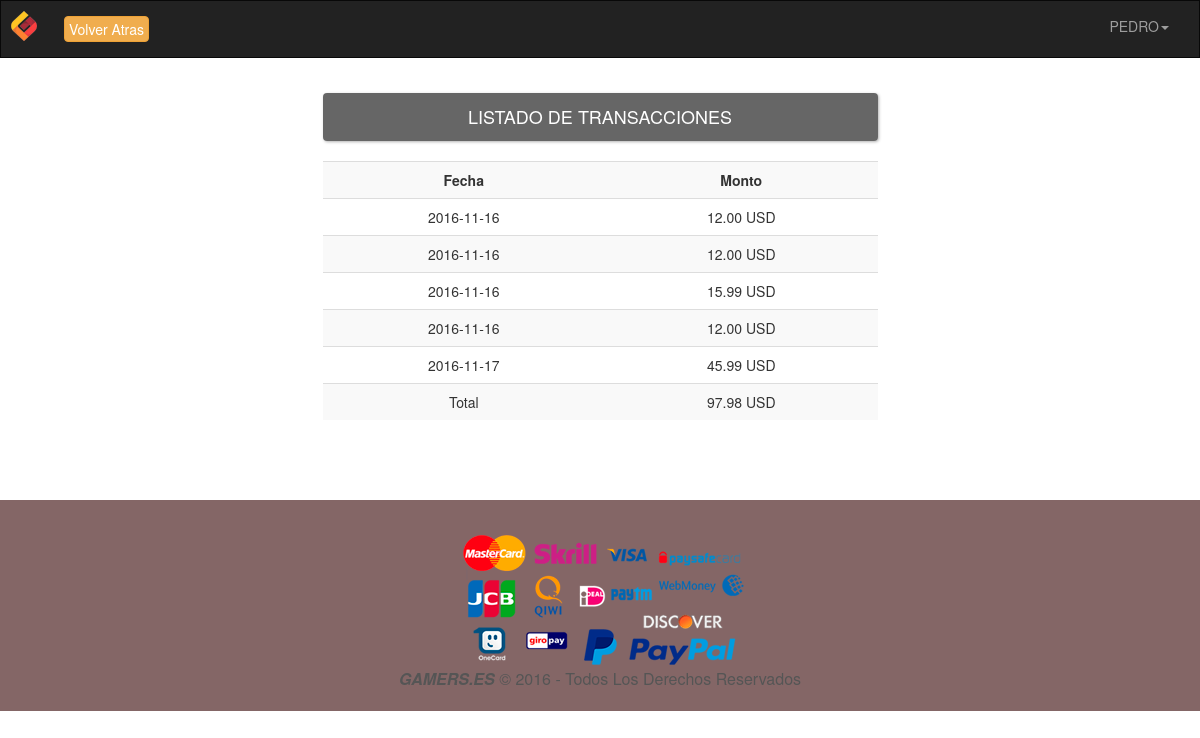
Screenshot of /transacciones.php (signed in) with the database file from the repository.
### tables this page shows
CREATE TABLE IF NOT EXISTS `tbl_venta_diaria` (
  `codigo_venta_diaria` int(11) NOT NULL AUTO_INCREMENT,
  `fecha_venta` date NOT NULL,
  `monto` varchar(10) NOT NULL,
  PRIMARY KEY (`codigo_venta_diaria`)
);

### class/class_conexion.php (called while the page is built, shortened)
<?php
	class Conexion{
		private $usuario="root";
		private $contrasena="";
		private $host="localhost";
		private $baseDatos="bd_gamers";
		private $puerto="3306";
		private $link;
		public function establecerConexion(){
			$this->link = mysqli_connect($this->host, $this->usuario, $this->contrasena, $this->baseDatos, $this->puerto);
		}
		public function ejecutarInstruccion($sql){
			return mysqli_query($this->link, $sql);
		}
		public function obtenerFila($resultado){
			return mysqli_fetch_array($resultado);
		}
	}
?>

### class/class_tarjetas.php (the view, shortened to what this page needs)
<?php
	class TarjetaCredito{
			?>
			<?php
		public static function mostrarTransacciones($conexion){
			$transacciones = $conexion->ejecutarInstruccion("
									SELECT
											codigo_venta_diaria,
											fecha_venta,
											monto
									FROM tbl_venta_diaria
									");
			?>
			<div class="container">
				<div class="row">
					<div class="col-lg-6 col-md-6 col-sm-8 col-xs-12 col-lg-offset-3 col-md-offset-3 col-sm-offset-2">
					<div class="cont text-center"><h4>LISTADO DE TRANSACCIONES</h4></div>
						<table class="table table-striped" style="background-color: #fff; text-align: center;">
							<tr>
					                <th style="text-align: center"> Fecha </th>
					                <th style="text-align: center"> Monto</th>
					        </tr>
					        <?php
					        $total=0;
							while ($fila = $conexion->obtenerFila($transacciones)) {
							?>
								<tr>
									<td>
										<?php
											echo $fila['fecha_venta'];
										?>
									</td>
									<td>
										<?php
											echo $fila['monto']." USD";
										?>
									</td>
								</tr>
							<?php
							$total+= $fila['monto'];
							}
							?>
							<tr>
								<td style="text-align: center">Total</td>
								<td style="text-align: center">
									<?php
										echo $total." USD";
									?>
								</td>
							</tr>
						</table>
					</div>
				</div>
			</div>
			<?php
		}
	}
?>

### transacciones.php (shortened to what this page needs)
<?php
    include_once("class/class_conexion.php");
    include_once("class/class_tarjetas.php");
    $conexion = new Conexion();
?>
<!DOCTYPE html>
<html>
<head>
	<link href="css/bootstrap.css" rel="stylesheet">
    <link rel="stylesheet" type="text/css" href="css/hovereffects.css">
    <link rel="stylesheet" href="css/admin.css">
</head>
<body style="background-image: url('img/fondo.png'); ">
	<nav class="navbar navbar-inverse">
        <div class="container-fluid">
          <div class="navbar-header">
            <a class="navbar-brand" href="#"><img class="img img-responsive" src="img/logo.png" alt="logo"></a>
          </div>
          <div class="collapse navbar-collapse" id="bs-example-navbar-collapse-1">
            <ul class="nav navbar-nav">
              <li><a href="index_administrador.php" class="hvr-underline-from-center">
              		<button class="btn btn-warning">Volver Atras</button>
              	</a>
              </li>
            </ul>
            <ul class="nav navbar-nav navbar-right">
              <li class="dropdown">
                <a href="#" class="dropdown-toggle" data-toggle="dropdown" role="button" aria-haspopup="true" aria-expanded="false"><?php echo $_SESSION['usuario']; ?><span class="caret"></span></a>
              </li>
            </ul>
          </div>
        </div>
      </nav>
                 <?php
                      TarjetaCredito::mostrarTransacciones($conexion);
                    ?>
    <br><br>
	<footer>
            <div class="container">
              <div class="row">
                <div class="col-lg-4 col-md-4 col-sm-4 col-xs-4 col-lg-offset-4 col-md-offset-4 col-sm-offset-4 col-xs-offset-4">
                  <img src="img/pago-icono.png" alt="" class="img img-responsive">
                </div>
              </div>
            </div>
            <b><em>GAMERS.ES</em></b> &copy; 2016 - Todos Los Derechos Reservados
    </footer>
</body>
</html>

### css/hovereffects.css (style rules this page uses)
footer { background: rgba(50,0,0,0.6); color: #555; font-size: 16px; margin-top: 20px; padding: 20px; text-align: center; }

### css/admin.css (style rules this page uses)
.cont { min-height: 20px; padding: 4px; color: #fff; margin-bottom: 20px; background: rgba(0,0,0,0.6); border: 0px solid #e3e3e3; border-radius: 4px; -webkit-box-shadow: 1px 1px 3px rgba(0, 0, 0, 0.3); box-shadow: 1px 1px 3px rgba(0, 0, 0, 0.3); }

### rows the page displays
tbl_venta_diaria: fecha_venta "2016-11-16", monto "12.00"
tbl_venta_diaria: fecha_venta "2016-11-16", monto "12.00"
tbl_venta_diaria: fecha_venta "2016-11-16", monto "15.99"
tbl_venta_diaria: fecha_venta "2016-11-16", monto "12.00"
tbl_venta_diaria: fecha_venta "2016-11-17", monto "45.99"

### other values shown
$_SESSION['usuario'] "PEDRO"
$total "97.98"
